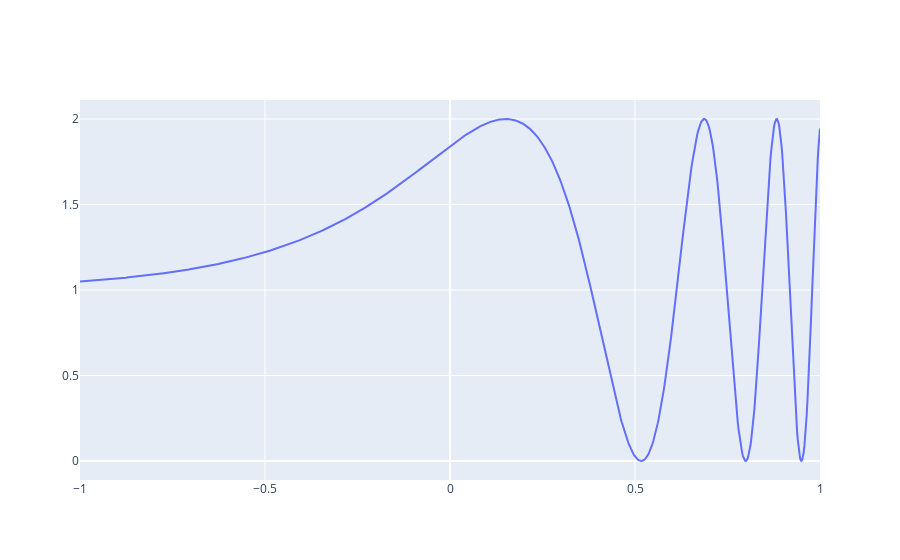

Here is the notebook cell this chart was saved with:
### Code cell
xmin,xmax,N=-1,1,1000
X=np.linspace(xmin,xmax,N)
f=lambda x: 1+np.sin(np.e**(3*x))
fig=go.Figure()
fig.add_trace(go.Scatter(x=X,y=f(X)))

### Figure 1 — Plotly figure (JSON) as saved in the notebook; plotly's stock layout.template omitted (floating-point values rounded to 4 significant figures; data arrays with more than 128 entries replaced by an {"elided": "..."} marker saying what was removed)
{"data": [{"type": "scatter", "x": {"elided": "1000 float values"}, "y": {"elided": "1000 float values"}}], "layout": {}}
